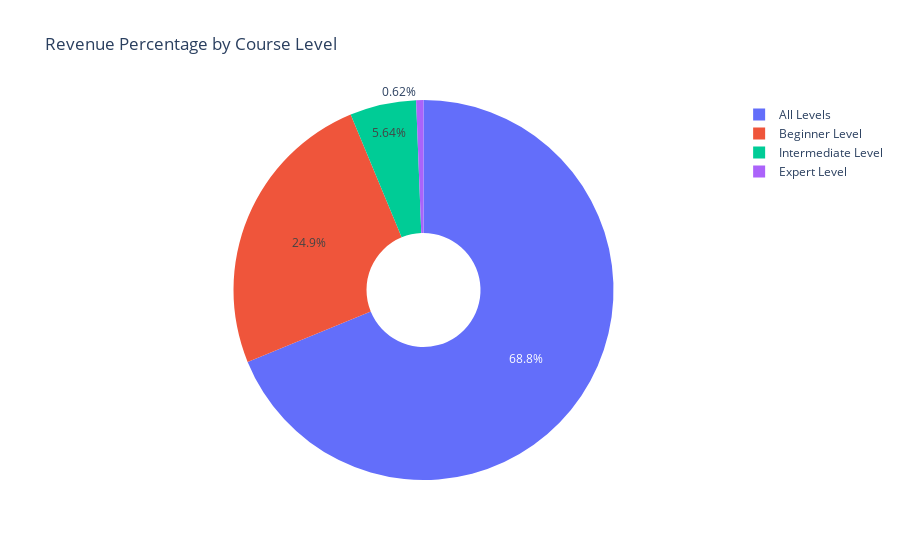

Notebook source saved alongside this figure:
### Code cell
# Calculate total revenue by course level
revenue_by_level = udemy_data.groupby('level')['revenue'].sum().reset_index()

# Plot the revenue distribution by course level using a pie chart
fig = px.pie(revenue_by_level, values='revenue', names='level', 
             title="Revenue Percentage by Course Level", 
             labels={'level': 'Course Level', 'revenue': 'Total Revenue ($)'},
             category_orders={'level':['All Levels', 'Beginner Level', 'Intermediate Level', 'Expert Level']},
             hole=0.3)
fig.show()

### Figure 1 — Plotly figure (JSON) as saved in the notebook; plotly's stock layout.template omitted (floating-point values rounded to 4 significant figures)
{"data": [{"direction": "clockwise", "domain": {"x": [0, 1], "y": [0, 1]}, "hole": 0.3, "hovertemplate": "Course Level=%{label}<br>Total Revenue ($)=%{value}<extra></extra>", "labels": ["All Levels", "Beginner Level", "Intermediate Level", "Expert Level"], "legendgroup": "", "name": "", "showlegend": true, "sort": false, "type": "pie", "values": [606793395, 219678340, 49734135, 5469070]}], "layout": {"legend": {"tracegroupgap": 0}, "title": {"text": "Revenue Percentage by Course Level"}}}
